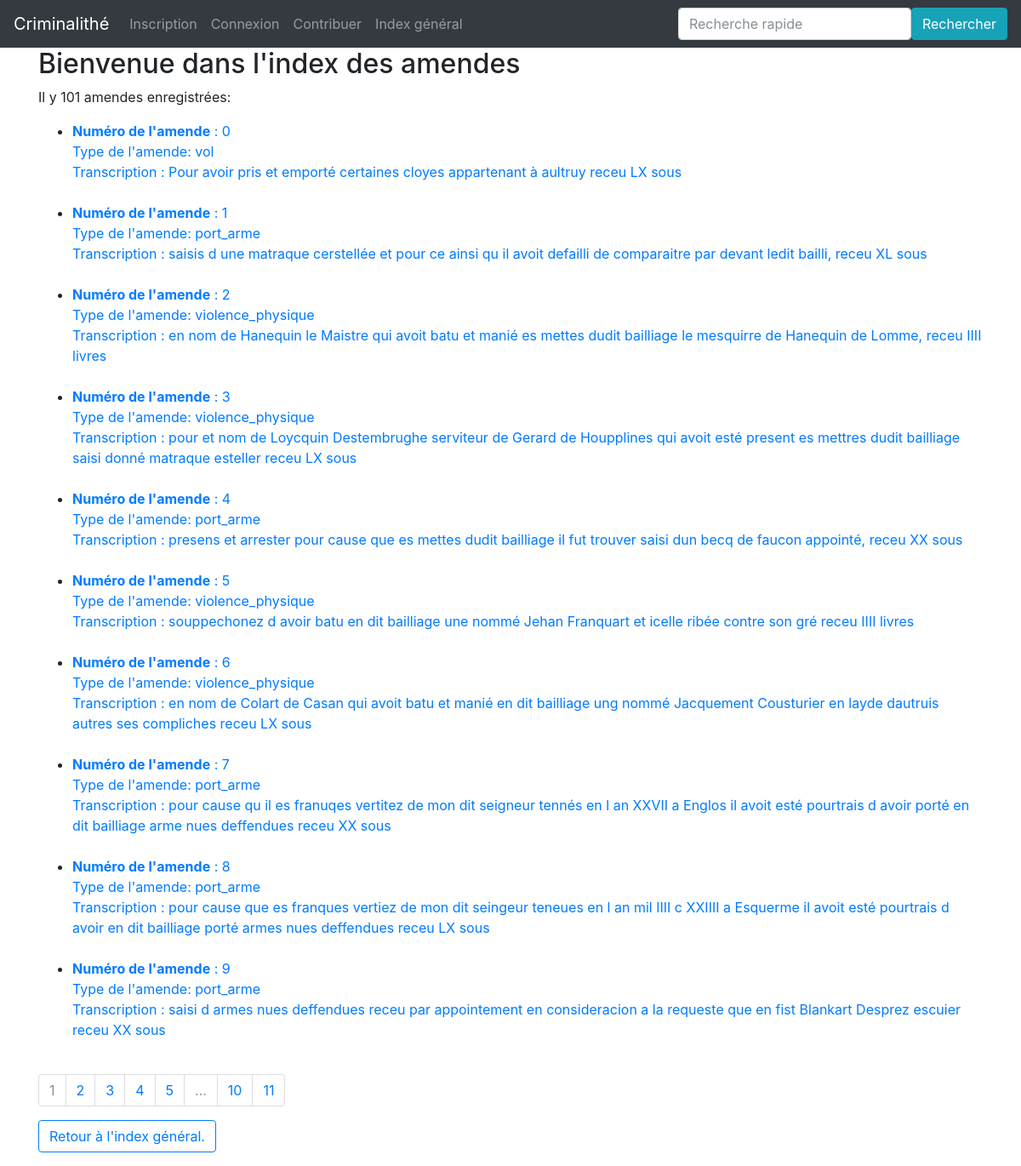
Screenshot of /Index/amendes/ with the database file from the repository.
### app/modeles/donnees.py (models this page shows, shortened)
class Amendes(db.Model):
    amendes_id = db.Column(db.Integer, primary_key=True, unique=True, nullable=False, autoincrement=True)
    amendes_source_id = db.Column(db.Integer, db.ForeignKey("source.source_id"))
    amendes_montant = db.Column(db.Text)
    amendes_type = db.Column(db.Text)
    amendes_franche_verite = db.Column(db.Text)
    amendes_transcription = db.Column(db.Text)
    amendes_personnes_id = db.Column(db.Integer, db.ForeignKey("personnes.personnes_amendes_id"))
    authorships = db.relationship("Authorship", back_populates="amende")
    justiciable = db.relationship("Personnes", foreign_keys="Personnes.personnes_amendes_id", backref="justiciable")
    source = db.relationship("Source", back_populates="amendes")

### app/routes/__init__.py (the view)
@app.route("/Index/amendes/")
def index_amendes():
    page = request.args.get("page", 1)
    if isinstance(page, str) and page.isdigit():
        page = int(page)
    else:
        page = 1
    amendes = Amendes.query.paginate(page=page, per_page=RESULTATS_PAR_PAGES_INDEX)
    return render_template("pages/Index_amendes.html", amendes=amendes)

### app/templates/pages/Index_amendes.html
{% extends "conteneur.html" %}
{% block corps %}
    <h2> Bienvenue dans l'index des amendes</h2>
<p>
    Il y 101 amendes enregistrées:
        <ul>
            {% for amende in amendes.items %}
                <li><a href="{{url_for('amende', amendes_id=amende.amendes_id)}}">
                        <b>Numéro de l'amende</b> : {{amende.amendes_id}} <br/>
                        Type de l'amende: {{amende.amendes_type}} <br/>
                        Transcription : {{amende.amendes_transcription}} <br/>
                </a></li></br>
            {% endfor %}
        </ul>
    <nav aria-label="research-pagination">
      <ul class="pagination">
        {%- for page in amendes.iter_pages() %}
            {% if page %}
              {% if page != amendes.page %}
                <li class="page-item">
                    <a class="page-link" href="{{ url_for("index_amendes", page=page) }}">{{page}}</a>
                </li>
              {% else %}
                <li class="page-item active disabled">
                  <a class="page-link">{{page}} <span class="sr-only">(actuelle)</span></a>
                </li>
              {% endif %}
          {% else %}
                <li class="page-item disabled">
                  <a class="page-link">...</a>
                </li>
          {% endif %}
        {%- endfor %}
      </ul>
<button type="button" class="btn btn-outline-primary">
    <a href="{{url_for('index')}}">Retour à l'index général.</a></li>
</button>
</p>
{% endblock %}

### rows the page displays
Amendes: amendes_id "0", amendes_type "vol", amendes_transcription "Pour avoir pris et emporté certaines cloyes appartenant à aultruy receu LX sous"
Amendes: amendes_id "1", amendes_type "port_arme", amendes_transcription "saisis d une matraque cerstellée et pour ce ainsi qu il avoit defailli de comparaitre par devant ledit bailli, receu XL sous"
Amendes: amendes_id "2", amendes_type "violence_physique", amendes_transcription "en nom de Hanequin le Maistre qui avoit batu et manié es mettes dudit bailliage le mesquirre de Hanequin de Lomme, receu IIII livres"
Amendes: amendes_id "3", amendes_type "violence_physique", amendes_transcription "pour et nom de Loycquin Destembrughe serviteur de Gerard de Houpplines qui avoit esté present es mettres dudit bailliage saisi donné matraque esteller receu LX sous"
Amendes: amendes_id "4", amendes_type "port_arme", amendes_transcription "presens et arrester pour cause que es mettes dudit bailliage il fut trouver saisi dun becq de faucon appointé, receu XX sous"
Amendes: amendes_id "5", amendes_type "violence_physique", amendes_transcription "souppechonez d avoir batu en dit bailliage une nommé Jehan Franquart et icelle ribée contre son gré receu IIII livres"
Amendes: amendes_id "6", amendes_type "violence_physique", amendes_transcription "en nom de Colart de Casan qui avoit batu et manié en dit bailliage ung nommé Jacquement Cousturier en layde dautruis autres ses compliches receu LX sous"
Amendes: amendes_id "7", amendes_type "port_arme", amendes_transcription "pour cause qu il es franuqes vertitez de mon dit seigneur tennés en l an XXVII a Englos il avoit esté pourtrais d avoir porté en dit bailliage arme nues deffendues receu XX sous"
Amendes: amendes_id "8", amendes_type "port_arme", amendes_transcription "pour cause que es franques vertiez de mon dit seingeur teneues en l an mil IIII c XXIIII a Esquerme il avoit esté pourtrais d avoir en dit bailliage porté armes nues deffendues receu LX sous"
Amendes: amendes_id "9", amendes_type "port_arme", amendes_transcription "saisi d armes nues deffendues receu par appointement en consideracion a la requeste que en fist Blankart Desprez escuier receu XX sous"

### other values shown
{{ page }} "1"
{{ page }} "2" "3" "4" "5" "10" "11"
